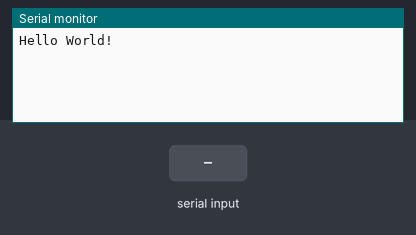
A sketch run on a simulated Arduino Uno, built with avr-gcc and run on an emulated ATmega328P. Parts: the last lines printed to the serial monitor. Inputs (shaded band) come from the test bench.

Above: at 1.2 s.
1.3 s: "1" received over the second serial link
At 1.8 s:
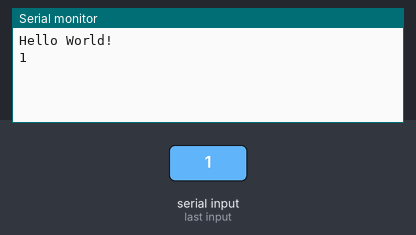
2.8 s: "0" received over the second serial link
At 4.1 s:
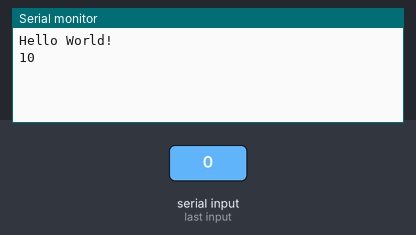

Measured:
- after the input at 1.3 s, the serial monitor: prints a new line at once (image 1)
- after the input at 2.8 s, the serial monitor: prints a new line at once (image 2)

The sketch:

test_bluetooth.ino
```cpp
#include <SoftwareSerial.h>

int txPin = 2;
int rxPin = 3;
SoftwareSerial mySerial(txPin, rxPin); //블루투스의 Tx, Rx핀을 2번 3번핀으로 설정

void setup() {
  // 시리얼 통신의 속도를 9600으로 설정
  Serial.begin(9600);
  while (!Serial) {
    ; //시리얼통신이 연결되지 않았다면 코드 실행을 멈추고 무한 반복
  }


  Serial.println("Hello World!");

  //블루투스와 아두이노의 통신속도를 9600으로 설정
  mySerial.begin(9600);
}

void loop() { //코드를 무한반복합니다.
  if (mySerial.available()) { //블루투스에서 넘어온 데이터가 있다면
    Serial.write(mySerial.read()); //시리얼모니터에 데이터를 출력
  }
  if (Serial.available()) {    //시리얼모니터에 입력된 데이터가 있다면
    mySerial.write(Serial.read());  //블루투스를 통해 입력된 데이터 전달
  }
}
```
